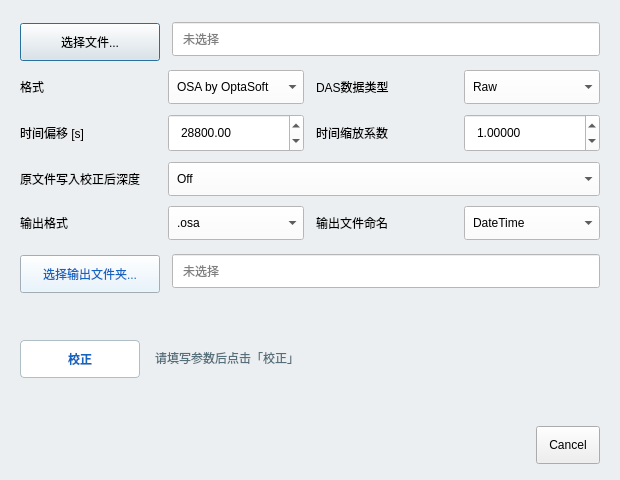
<?xml version="1.0" encoding="UTF-8"?>
<ui version="4.0">
 <class>TimeCorrectDialog</class>
 <widget class="QDialog" name="TimeCorrectDialog">
  <property name="geometry"><rect><x>0</x><y>0</y><width>620</width><height>480</height></rect></property>
  <property name="minimumSize"><size><width>560</width><height>420</height></size></property>
  <property name="windowTitle"><string>时间矫正</string></property>
  <property name="styleSheet"><string notr="true">QDialog { background: #ECEFF1; }
QGridLayout QLabel { color: #37474F; min-width: 88px; qproperty-alignment: 'AlignLeft | AlignVCenter'; }
QLineEdit, QComboBox, QDoubleSpinBox { background: white; min-height: 28px; padding: 2px 8px; }
QPushButton { min-height: 28px; padding: 4px 12px; }
QPushButton#btnPickOutput { background: #E3F2FD; color: #1565C0; }</string></property>
  <layout class="QVBoxLayout" name="verticalLayout">
   <property name="spacing"><number>12</number></property>
   <property name="leftMargin"><number>20</number></property>
   <property name="topMargin"><number>20</number></property>
   <property name="rightMargin"><number>20</number></property>
   <property name="bottomMargin"><number>16</number></property>
   <item>
    <layout class="QHBoxLayout" name="inputPathLayout">
     <item>
      <widget class="QPushButton" name="btnPickInput">
       <property name="minimumSize"><size><width>140</width><height>32</height></size></property>
       <property name="maximumSize"><size><width>140</width><height>32</height></size></property>
       <property name="text"><string>选择文件...</string></property>
      </widget>
     </item>
     <item>
      <widget class="QLineEdit" name="editInputPath">
       <property name="readOnly"><bool>true</bool></property>
       <property name="placeholderText"><string>未选择</string></property>
      </widget>
     </item>
    </layout>
   </item>
   <item>
    <layout class="QGridLayout" name="gridLayout">
     <property name="horizontalSpacing"><number>12</number></property>
     <property name="verticalSpacing"><number>10</number></property>
     <item row="0" column="0"><widget class="QLabel" name="labelFormat"><property name="text"><string>格式</string></property></widget></item>
     <item row="0" column="1"><widget class="QComboBox" name="comboFormat"><item><property name="text"><string>OSA by OptaSoft</string></property></item><item><property name="text"><string>选项二</string></property></item></widget></item>
     <item row="0" column="2"><widget class="QLabel" name="labelDasDataType"><property name="text"><string>DAS数据类型</string></property></widget></item>
     <item row="0" column="3"><widget class="QComboBox" name="comboDasDataType"><item><property name="text"><string>Raw</string></property></item><item><property name="text"><string>选项二</string></property></item></widget></item>
     <item row="1" column="0"><widget class="QLabel" name="labelTimeOffset"><property name="text"><string>时间偏移 [s]</string></property></widget></item>
     <item row="1" column="1"><widget class="QDoubleSpinBox" name="spinTimeOffset"><property name="decimals"><number>2</number></property><property name="minimum"><double>-999999999.000000000000000</double></property><property name="maximum"><double>999999999.000000000000000</double></property><property name="value"><double>28800.000000000000000</double></property></widget></item>
     <item row="1" column="2"><widget class="QLabel" name="labelTimeScale"><property name="text"><string>时间缩放系数</string></property></widget></item>
     <item row="1" column="3"><widget class="QDoubleSpinBox" name="spinTimeScale"><property name="decimals"><number>5</number></property><property name="minimum"><double>0.000010000000000</double></property><property name="maximum"><double>999999.000000000000000</double></property><property name="value"><double>1.000000000000000</double></property></widget></item>
     <item row="2" column="0"><widget class="QLabel" name="labelWriteBack"><property name="text"><string>原文件写入校正后深度</string></property></widget></item>
     <item row="2" column="1" colspan="3"><widget class="QComboBox" name="comboWriteBack"><item><property name="text"><string>Off</string></property></item><item><property name="text"><string>On</string></property></item><item><property name="text"><string>选项二</string></property></item></widget></item>
     <item row="3" column="0"><widget class="QLabel" name="labelOutputFormat"><property name="text"><string>输出格式</string></property></widget></item>
     <item row="3" column="1"><widget class="QComboBox" name="comboOutputFormat"><item><property name="text"><string>.osa</string></property></item><item><property name="text"><string>选项二</string></property></item></widget></item>
     <item row="3" column="2"><widget class="QLabel" name="labelOutputNaming"><property name="text"><string>输出文件命名</string></property></widget></item>
     <item row="3" column="3"><widget class="QComboBox" name="comboOutputNaming"><item><property name="text"><string>DateTime</string></property></item><item><property name="text"><string>选项二</string></property></item></widget></item>
    </layout>
   </item>
   <item>
    <layout class="QHBoxLayout" name="outputPathLayout">
     <item>
      <widget class="QPushButton" name="btnPickOutput">
       <property name="minimumSize"><size><width>140</width><height>32</height></size></property>
       <property name="maximumSize"><size><width>140</width><height>32</height></size></property>
       <property name="text"><string>选择输出文件夹...</string></property>
      </widget>
     </item>
     <item>
      <widget class="QLineEdit" name="editOutputPath">
       <property name="readOnly"><bool>true</bool></property>
       <property name="placeholderText"><string>未选择</string></property>
      </widget>
     </item>
    </layout>
   </item>
   <item>
    <layout class="QHBoxLayout" name="actionLayout">
     <item>
      <widget class="QPushButton" name="btnCorrect">
       <property name="minimumSize"><size><width>120</width><height>36</height></size></property>
       <property name="maximumSize"><size><width>120</width><height>36</height></size></property>
       <property name="styleSheet"><string notr="true">QPushButton { background: white; color: #1565C0; font-weight: bold;
 border: 1px solid #B0BEC5; border-radius: 4px; }
QPushButton:hover:enabled { background: #E3F2FD; }
QPushButton:disabled { color: #90A4AE; background: #ECEFF1; }</string></property>
       <property name="text"><string>校正</string></property>
      </widget>
     </item>
     <item>
      <widget class="QLabel" name="labelStatus">
       <property name="styleSheet"><string notr="true">color: #546E7A; padding: 4px 0;</string></property>
       <property name="text"><string>请填写参数后点击「校正」</string></property>
       <property name="wordWrap"><bool>true</bool></property>
      </widget>
     </item>
    </layout>
   </item>
   <item>
    <widget class="QDialogButtonBox" name="buttonBox">
     <property name="standardButtons"><set>QDialogButtonBox::StandardButton::Cancel</set></property>
    </widget>
   </item>
  </layout>
 </widget>
 <resources/>
 <connections/>
</ui>
